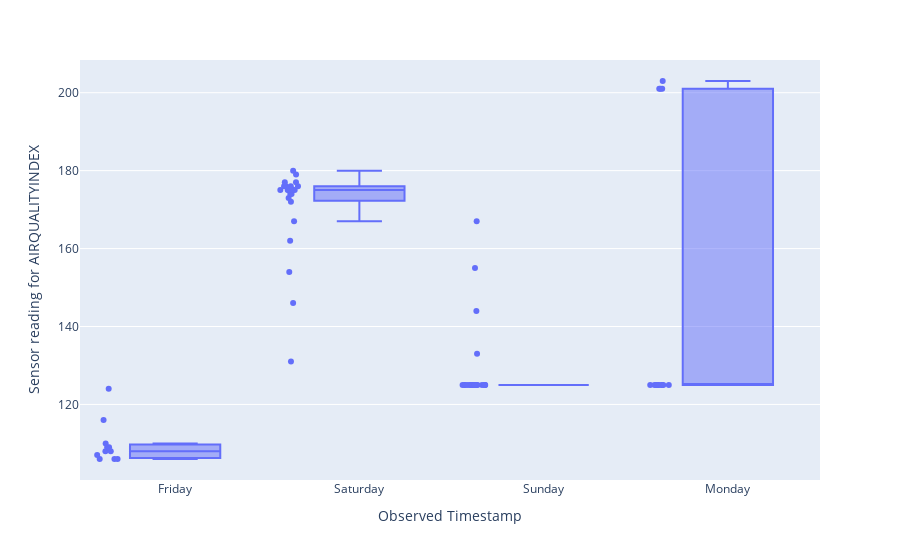

Source (notebook cell):
### Markdown cell above
## Visualizations

### Code cell
# plot the measures of a proprty over ndays for the resource with the latest recording
def timeSeriesVis1(column_name, ndays):
    sensor_id = measures.sort_values(by='observationDateTime',ascending=False).reset_index(drop=True)['id'][0]
    single_resource_data = measures.query(f"id == '{sensor_id}'")
    sensor_coordinates=[]
    warnings.filterwarnings('ignore')
    for res in entity.resources:
        if res['id']==sensor_id:
            sensor_coordinates=res['location']['geometry']['coordinates']
    single_resource_data['day']=single_resource_data['observationDateTime'].apply(lambda x:x.strftime('%A'))
    
    fig = px.box(
        single_resource_data, 
        x="day", 
        y=column_name,
        points='all'
    )
    display(widgets.HTML(f'<center style="font-size:14px">Temporal sensor reading for \n {column_name.upper()} from {start_time.date()} to {end_time.date()} for resource at {sensor_coordinates}<center>'))
    fig.update_layout(
        xaxis_title="Observed Timestamp",
        yaxis_title="Sensor reading for "+column_name.upper(),
        font=dict(
            size=12
        )
    )
    fig.show()
timeSeriesVis1('airQualityIndex',ndays)

### Figure 1 — Plotly figure (JSON) as saved in the notebook; plotly's stock layout.template omitted (floating-point values rounded to 4 significant figures)
{"data": [{"alignmentgroup": "True", "boxpoints": "all", "hovertemplate": "day=%{x}<br>airQualityIndex=%{y}<extra></extra>", "legendgroup": "", "marker": {"color": "#636efa"}, "name": "", "notched": false, "offsetgroup": "", "orientation": "v", "showlegend": false, "type": "box", "x": ["Friday", "Friday", "Friday", "Friday", "Friday", "Friday", "Friday", "Friday", "Friday", "Friday", "Friday", "Saturday", "Saturday", "Saturday", "Saturday", "Saturday", "Saturday", "Saturday", "Saturday", "Saturday", "Saturday", "Saturday", "Saturday", "Saturday", "Saturday", "Saturday", "Saturday", "Saturday", "Saturday", "Saturday", "Saturday", "Saturday", "Saturday", "Saturday", "Sunday", "Sunday", "Sunday", "Sunday", "Sunday", "Sunday", "Sunday", "Sunday", "Sunday", "Sunday", "Sunday", "Sunday", "Sunday", "Sunday", "Sunday", "Sunday", "Sunday", "Sunday", "Sunday", "Sunday", "Sunday", "Sunday", "Sunday", "Monday", "Monday", "Monday", "Monday", "Monday", "Monday", "Monday", "Monday", "Monday", "Monday", "Monday", "Monday", "Monday", "Monday"], "x0": " ", "xaxis": "x", "y": [106, 106, 106, 107, 108, 108, 109, 109, 110, 116, 124, 131, 146, 154, 162, 167, 172, 175, 174, 175, 175, 176, 176, 175, 175, 177, 176, 176, 175, 174, 179, 180, 177, 173, 167, 155, 144, 133, 125, 125, 125, 125, 125, 125, 125, 125, 125, 125, 125, 125, 125, 125, 125, 125, 125, 125, 125, 125, 125, 125, 125, 125, 125, 125, 125, 125, 125, 201, 203, 201, 201], "y0": " ", "yaxis": "y"}], "layout": {"boxmode": "group", "font": {"size": 12}, "legend": {"tracegroupgap": 0}, "margin": {"t": 60}, "xaxis": {"anchor": "y", "domain": [0, 1], "title": {"text": "Observed Timestamp"}}, "yaxis": {"anchor": "x", "domain": [0, 1], "title": {"text": "Sensor reading for AIRQUALITYINDEX"}}}}
